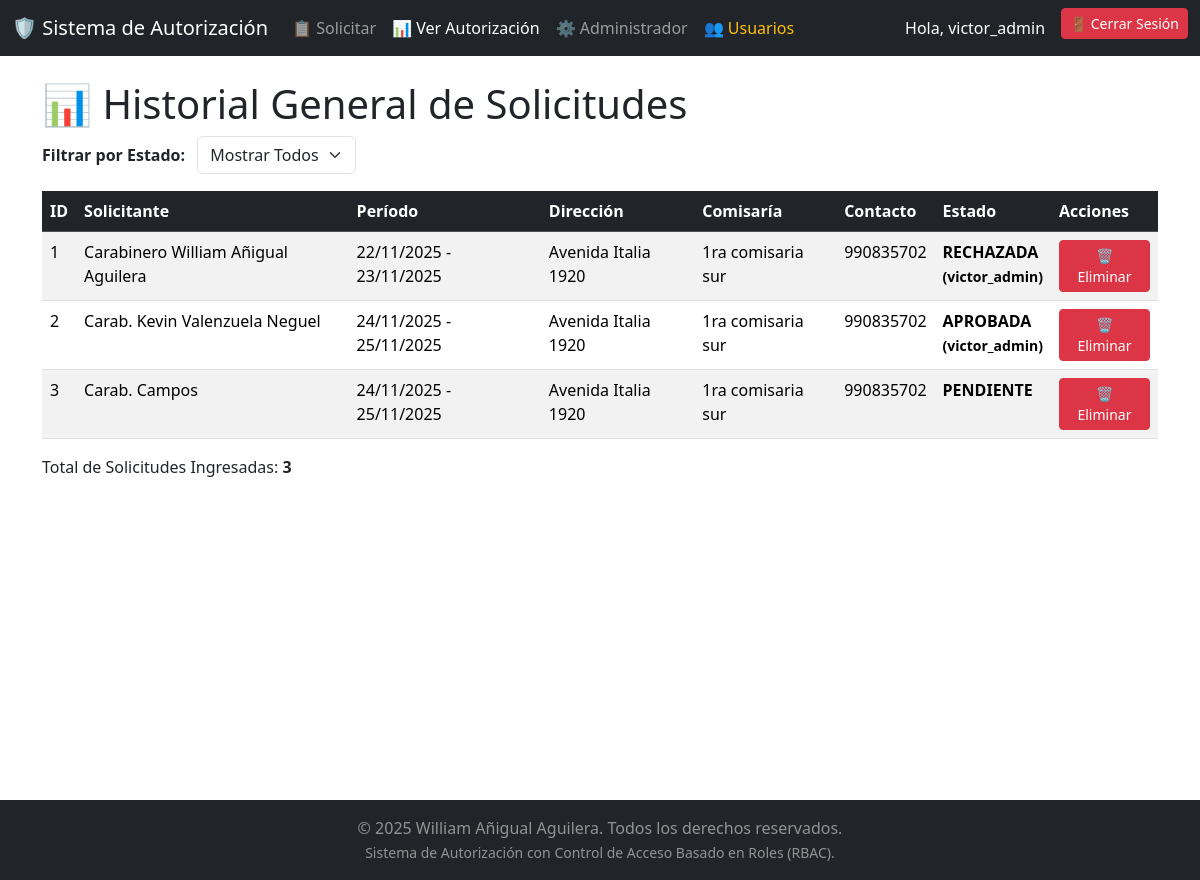
/solicitudes (signed in), run on the app's committed database.
### app.py (models this page shows, shortened)
class Usuario(UserMixin, db.Model):
    id = db.Column(db.Integer, primary_key=True)
    username = db.Column(db.String(80), unique=True, nullable=False)
    password_hash = db.Column(db.String(128))
    rol = db.Column(db.String(80), nullable=False)

class SolicitudDB(db.Model):
    id = db.Column(db.Integer, primary_key=True)
    solicitante = db.Column(db.String(100), nullable=False)
    fecha_inicio_str = db.Column(db.String(10), nullable=False) # Formato YYYY-MM-DD
    fecha_fin_str = db.Column(db.String(10), nullable=False)
    direccion = db.Column(db.String(200))
    comisaria_cercana = db.Column(db.String(100))
    contacto = db.Column(db.String(50))
    estado = db.Column(db.String(15), default="PENDIENTE")
    autorizador = db.Column(db.String(80), nullable=True)
    def get_fecha_inicio(self):
        return datetime.strptime(self.fecha_inicio_str, '%Y-%m-%d').strftime('%d/%m/%Y')
    def get_fecha_fin(self):
        return datetime.strptime(self.fecha_fin_str, '%Y-%m-%d').strftime('%d/%m/%Y')

### app.py (the view)
@app.route('/solicitudes')
def lista_general_solicitudes():
    solicitudes = SolicitudDB.query.all()
    return render_template('principal.html', solicitudes=solicitudes, current_user=current_user)

### app.py (called while the page is built)
@login_manager.user_loader
def load_user(user_id):
    return Usuario.query.get(int(user_id))

### templates/principal.html (shortened to what this page needs)
<!DOCTYPE html>
<html lang="es">
<head>
    <link href="https://cdn.jsdelivr.net/npm/bootstrap@5.3.3/dist/css/bootstrap.min.css"
          rel="stylesheet">
    <link rel="stylesheet" href="{{ url_for('static', filename='styles.css') }}">
</head>
<body>
    <div class="wrapper">
        <nav class="navbar navbar-expand-lg navbar-dark bg-dark">
            <div class="container-fluid">
                <a class="navbar-brand" href="/solicitudes">🛡️ Sistema de Autorización</a>
                <div class="collapse navbar-collapse" id="navbarNav">
                    <ul class="navbar-nav me-auto mb-2 mb-lg-0">
                        <li class="nav-item"><a class="nav-link" href="/">📋 Solicitar</a></li>
                        <li class="nav-item"><a class="nav-link active" href="/solicitudes">📊 Ver Autorización</a></li>
                        {% if current_user.is_authenticated and current_user.rol == 'Administrador' %}
                        <li class="nav-item"><a class="nav-link" href="/admin">⚙️ Administrador</a></li>
                        <li class="nav-item"><a class="nav-link text-warning" href="/gestionar_usuarios">👥 Usuarios</a></li>
                        {% endif %}
                    </ul>
                    <ul class="navbar-nav">
                        {% if current_user.is_authenticated %}
                        <li class="nav-item"><span class="nav-link text-white">Hola, {{ current_user.username }}</span></li>
                        <li class="nav-item"><a class="btn btn-danger btn-sm ms-2" href="/logout">🚪 Cerrar Sesión</a></li>
                        {% else %}
                        <li class="nav-item"><a class="btn btn-success btn-sm" href="/login">🔑 Iniciar Sesión</a></li>
                        {% endif %}
                    </ul>
                </div>
            </div>
        </nav>
        <div class="content container py-4">
            <h1>📊 Historial General de Solicitudes</h1>
            <div class="controls mb-3">
                <label for="filterStatus" class="form-label fw-bold me-2">Filtrar por Estado:</label>
                <select id="filterStatus" onchange="filterTable()" class="form-select d-inline-block w-auto">
                    <option value="ALL">Mostrar Todos</option>
                </select>
            </div>
            <div class="table-responsive">
                <table id="solicitudesTable" class="table table-striped table-hover">
                    <thead class="table-dark">
                        <tr>
                            <th onclick="sortTable(0)">ID</th>
                            <th onclick="sortTable(1)">Solicitante</th>
                            <th onclick="sortTable(2)">Período</th>
                            <th onclick="sortTable(3)">Dirección</th>
                            <th onclick="sortTable(4)">Comisaría</th>
                            <th onclick="sortTable(5)">Contacto</th>
                            <th onclick="sortTable(6)">Estado</th>
                            {% if current_user.is_authenticated and current_user.rol == 'Administrador' %}
                            <th>Acciones</th>
                            {% endif %}
                        </tr>
                    </thead>
                    <tbody>
                        {% for sol in solicitudes %}
                        <tr data-status="{{ sol.estado }}">
                            <td>{{ sol.id }}</td>
                            <td>{{ sol.solicitante }}</td>
                            <td>{{ sol.get_fecha_inicio() }} - {{ sol.get_fecha_fin() }}</td>
                            <td>{{ sol.direccion }}</td>
                            <td>{{ sol.comisaria_cercana }}</td>
                            <td>{{ sol.contacto }}</td>
                            <td class="estado-{{ sol.estado }}">
                                {{ sol.estado }}
                                {% if sol.autorizador %}
                                    <br><small>({{ sol.autorizador }})</small>
                                {% endif %}
                            </td>
                            {% if current_user.is_authenticated and current_user.rol == 'Administrador' %}
                            <td>
                                <form method="POST" action="{{ url_for('eliminar_solicitud', id=sol.id) }}" class="d-inline">
                                    <button type="submit"
                                            onclick="return confirm('¿Estás seguro de que quieres eliminar la solicitud ID {{ sol.id }}? Esta acción es irreversible.');"
                                            class="btn btn-sm btn-danger">
                                        🗑️ Eliminar
                                    </button>
                                </form>
                            </td>
                            {% endif %}
                        </tr>
                        {% endfor %}
                    </tbody>
                </table>
            </div>
            <p>Total de Solicitudes Ingresadas: <strong>{{ solicitudes | length }}</strong></p>
        </div>
    </div> {% include 'footer.html' %}
</body>
</html>

### static/styles.css (style rules this page uses)
html { box-sizing: border-box; }
*, *::before, *::after { box-sizing: inherit; }
html, body { height: 100%; margin: 0; }
.wrapper { min-height: 100vh; display: flex; flex-direction: column; }
.content { flex-grow: 1; }

### templates/principal.html (style rules this page uses)
.estado-APROBADA { color: green; font-weight: bold; }
.estado-RECHAZADA { color: red; font-weight: bold; }
.estado-PENDIENTE { color: orange; font-weight: bold; }

### data on the page
Usuario: username "victor_admin"
SolicitudDB: id "1", solicitante "Carabinero William Añigual Aguilera", get_fecha_inicio "22/11/2025", get_fecha_fin "23/11/2025", direccion "Avenida Italia 1920", comisaria_cercana "1ra comisaria sur", contacto "990835702", estado "RECHAZADA", autorizador "victor_admin"
SolicitudDB: id "2", solicitante "Carab. Kevin Valenzuela Neguel", get_fecha_inicio "24/11/2025", get_fecha_fin "25/11/2025", direccion "Avenida Italia 1920", comisaria_cercana "1ra comisaria sur", contacto "990835702", estado "APROBADA", autorizador "victor_admin"
SolicitudDB: id "3", solicitante "Carab. Campos", get_fecha_inicio "24/11/2025", get_fecha_fin "25/11/2025", direccion "Avenida Italia 1920", comisaria_cercana "1ra comisaria sur", contacto "990835702", estado "PENDIENTE"

### other printed values
{{ solicitudes | length }} "3"
